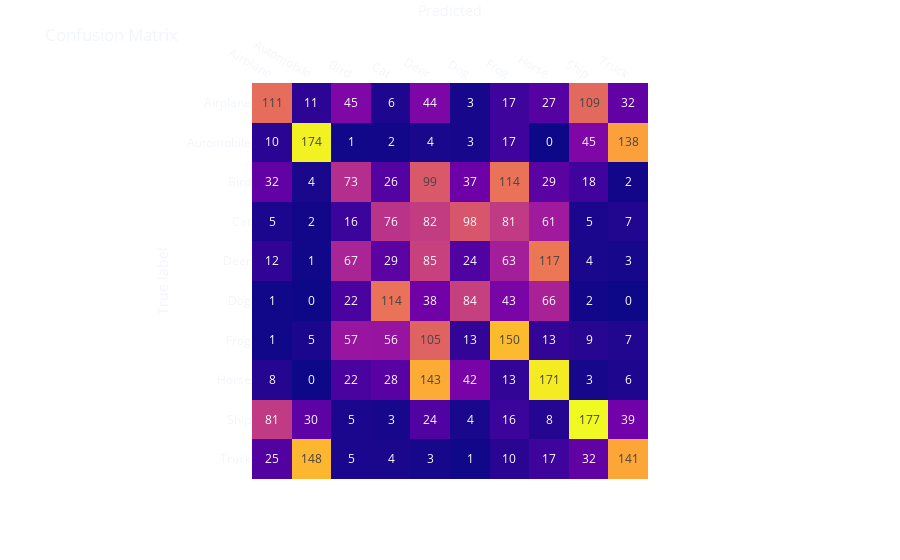

Source (notebook cell):
### Markdown cell above
**We will define the robustness score of our models as the accuracy against the separate adversarial dataset for tests.**

**With around 30% accuracy against the adversarial dataset, we also plot the confusion matrix below, where we can see the most common misclassifications generated by FGSM whit an $\epsilon$ of $0.01$.**

### Code cell
model = tf.keras.models.load_model('models\pre_trained_Cifar_CNN.h5')

print(f'\n# Model Evaluation Against Adversaries\n\n{"-" * 50}\n')
_, test_acc_score = model.evaluate(adversarial_x_test, adversarial_y_test, verbose=0)
print(f'- Robustness Score: {round(test_acc_score * 100, 2)} %.')

from sklearn.metrics import confusion_matrix

predictions = model.predict(adversarial_x_test, verbose=0)
matrix = confusion_matrix(adversarial_y_test.argmax(axis=1), predictions.argmax(axis=1))

import plotly.express as px
fig = px.imshow(matrix,
                labels=dict(x="Predicted", y="True label"),
                x=class_names,
                y=class_names,
                text_auto=True
                )
fig.update_xaxes(side='top')
fig.update_layout(template='plotly_dark',
                  title='Confusion Matrix',
                  coloraxis_showscale=False,
                  paper_bgcolor='rgba(0, 0, 0, 0)',
                  plot_bgcolor='rgba(0, 0, 0, 0)')
fig.show()

### Figure 1 — Plotly figure (JSON) as saved in the notebook; plotly's stock layout.template omitted (floating-point values rounded to 4 significant figures)
{"data": [{"coloraxis": "coloraxis", "hovertemplate": "Predicted: %{x}<br>True label: %{y}<br>color: %{z}<extra></extra>", "name": "0", "texttemplate": "%{z}", "type": "heatmap", "x": ["Airplane", "Automobile", "Bird", "Cat", "Deer", "Dog", "Frog", "Horse", "Ship", "Truck"], "xaxis": "x", "y": ["Airplane", "Automobile", "Bird", "Cat", "Deer", "Dog", "Frog", "Horse", "Ship", "Truck"], "yaxis": "y", "z": [[111, 11, 45, 6, 44, 3, 17, 27, 109, 32], [10, 174, 1, 2, 4, 3, 17, 0, 45, 138], [32, 4, 73, 26, 99, 37, 114, 29, 18, 2], [5, 2, 16, 76, 82, 98, 81, 61, 5, 7], [12, 1, 67, 29, 85, 24, 63, 117, 4, 3], [1, 0, 22, 114, 38, 84, 43, 66, 2, 0], [1, 5, 57, 56, 105, 13, 150, 13, 9, 7], [8, 0, 22, 28, 143, 42, 13, 171, 3, 6], [81, 30, 5, 3, 24, 4, 16, 8, 177, 39], [25, 148, 5, 4, 3, 1, 10, 17, 32, 141]]}], "layout": {"coloraxis": {"colorscale": [[0, "#0d0887"], [0.1111, "#46039f"], [0.2222, "#7201a8"], [0.3333, "#9c179e"], [0.4444, "#bd3786"], [0.5556, "#d8576b"], [0.6667, "#ed7953"], [0.7778, "#fb9f3a"], [0.8889, "#fdca26"], [1, "#f0f921"]], "showscale": false}, "margin": {"t": 60}, "paper_bgcolor": "rgba(0, 0, 0, 0)", "plot_bgcolor": "rgba(0, 0, 0, 0)", "title": {"text": "Confusion Matrix"}, "xaxis": {"anchor": "y", "constrain": "domain", "domain": [0, 1], "scaleanchor": "y", "side": "top", "title": {"text": "Predicted"}}, "yaxis": {"anchor": "x", "autorange": "reversed", "constrain": "domain", "domain": [0, 1], "title": {"text": "True label"}}}}
